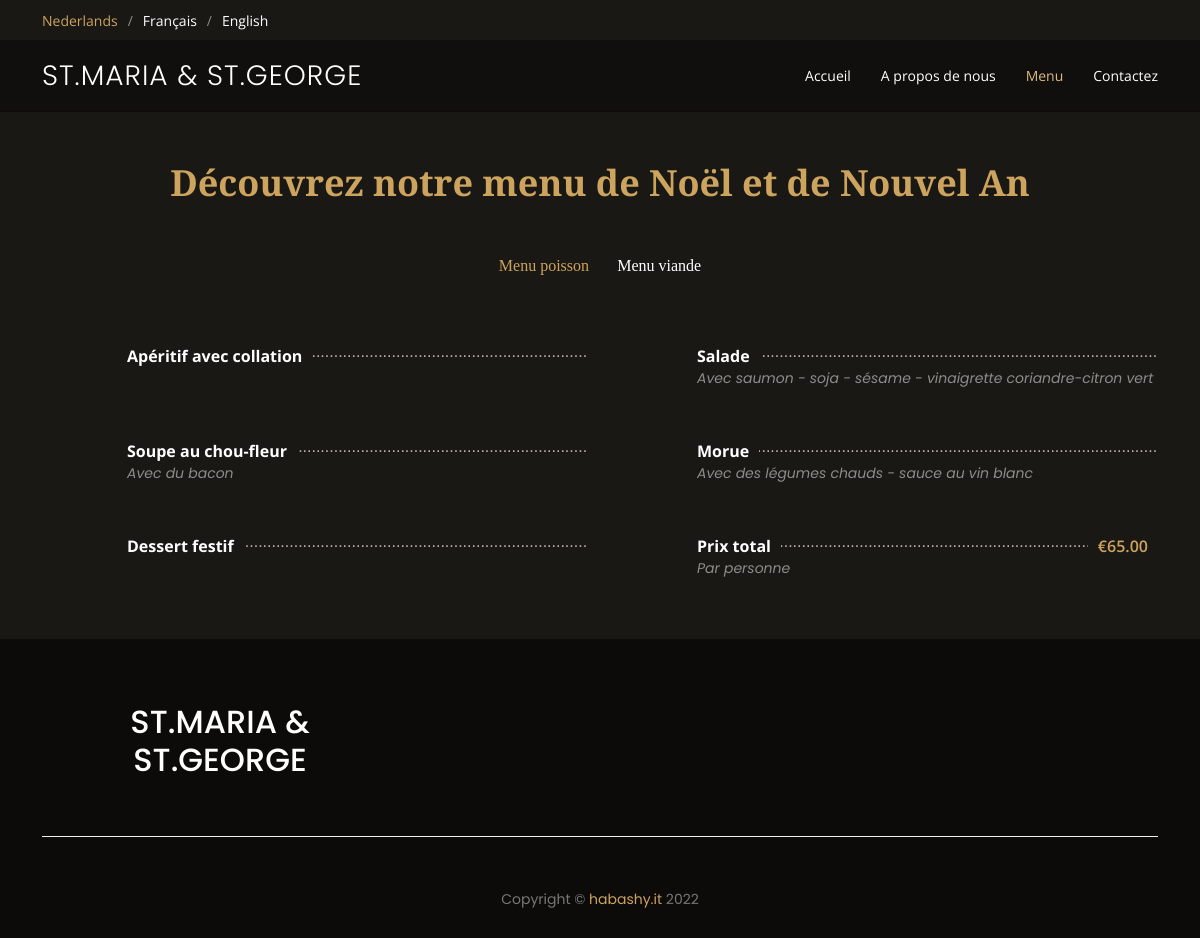
The app's page /kerstmenu_fr with its own data.
### __init__.py (models this page shows)
class CategoryFRPromo(db.Model):
	cat_id = db.Column(db.Integer, primary_key=True)
	name = db.Column(db.String(250), nullable=False)
	foods = db.relationship("FoodFRPromo", backref="category_fr_promo")

class FoodFRPromo(db.Model):
	id = db.Column(db.Integer, primary_key=True)
	name = db.Column(db.String(250), nullable=False)
	description = db.Column(db.String(250), nullable=True)
	price = db.Column(db.DECIMAL(5, 2), nullable=True)
	cat_id = db.Column(db.Integer, db.ForeignKey("category_fr_promo.cat_id"))

### __init__.py (the view)
@app.route('/kerstmenu_fr')
def kerstmenu_fr():
	return flask.render_template("promoMenuFR.html",
								 all_cat=db.session.query(CategoryFRPromo).all(),
								 food_list=db.session.query(FoodFRPromo))

### templates/promoMenuFR.html (shortened to what this page needs)
<!DOCTYPE html>
<html lang="en">
<head>
    <link rel="stylesheet" type="text/css" href="https://cdn.plyr.io/3.6.8/plyr.css" media="all">
    <link href="../static/assets/vendor/animate.css/animate.min.css" rel="stylesheet">
    <link href="../static/assets/vendor/aos/aos.css" rel="stylesheet">
    <link href="../static/assets/vendor/bootstrap/css/bootstrap.min.css" rel="stylesheet">
    <link href="../static/assets/vendor/bootstrap-icons/bootstrap-icons.css" rel="stylesheet">
    <link href="../static/assets/vendor/boxicons/css/boxicons.min.css" rel="stylesheet">
    <link href="../static/assets/vendor/glightbox/css/glightbox.min.css" rel="stylesheet">
    <link href="../static/assets/vendor/swiper/swiper-bundle.min.css" rel="stylesheet">
    <link href="../static/assets/css/style.css" rel="stylesheet">
<body>
<div id="topbar" class="d-flex align-items-center fixed-top">
    <div class="container d-flex justify-content-center justify-content-md-between">
        <div class="languages d-none d-md-flex align-items-center">
            <ul>
                <li>Nederlands</li>
                <li><a href="{{url_for('fr')}}">Français</a></li>
                <li><a href="{{url_for('eng')}}">English</a></li>
            </ul>
        </div>
    </div>
</div>
<header id="header" class="fixed-top d-flex align-items-center">
    <div class="container-fluid container-xl d-flex align-items-center justify-content-lg-between">
        <h1 class="logo me-auto me-lg-0"><a href="{{url_for('nl')}}">St.Maria & St.George</a></h1>
        <nav id="navbar" class="navbar order-last order-lg-0">
            <ul>
                <li><a class="nav-link scrollto" href="{{url_for('fr')}}#hero">Accueil</a></li>
                <li><a class="nav-link scrollto" href="{{url_for('fr')}}#about">A propos de nous</a></li>
                <li><a class="nav-link scrollto active" href="{{url_for('menu_fr')}}">Menu</a></li>
                <li><a class="nav-link scrollto" href="{{url_for('fr')}}#contact">Contactez</a></li>
            </ul>
        </nav>
    </div>
</header>
<main id="main">
    <section id="menu" class="menu section-bg">
        <div class="container pt-5" data-aos="fade-up">
            <div class="section-title text-sm-center pt-5">
                <p>Découvrez notre menu de Noël et de Nouvel An</p>
            </div>
            <div class="row" data-aos="fade-up" data-aos-delay="100">
                <div class="col-lg-12 d-flex justify-content-center">
                    <ul id="menu-filters">
                        {% for cat in all_cat %}
                            <li data-filter=".filter-{{cat.name.replace(' ', '-').replace('&','-')}}" class="">{{cat.name}}</li>
                        {% endfor %}
                    </ul>
                </div>
            </div>
            <div class="row menu-container" data-aos="fade-up" data-aos-delay="200">
                {% for cat in all_cat %}
                {% set food_list = food_list.filter_by(cat_id=cat.cat_id).all() %}
                {% for food_item in food_list %}
                    <div class="col-lg-6 menu-item filter-{{cat.name.replace(' ', '-').replace('&','-').replace('|','-')}}">
                        <div class="menu-content">
                                <a href="#">{{food_item.name}}</a>
	                        {% if food_item.price %}
		                        <span>€{{food_item.price}}</span>
	                        {% endif %}
                        </div>
                        <div class="menu-ingredients">
                            {% if food_item.description %}
                                {{food_item.description}}
                            {% endif %}
                        </div>
                    </div>
                    {% endfor %}
                {% endfor %}
            </div>
        </div>
    </section>
</main>
{% include "footer.html" %}

### static/assets/css/style.css (style rules this page uses)
body { font-family: "Open Sans", sans-serif; background: #0c0b09; color: #fff; }
a { color: #cda45e; text-decoration: none; }
#topbar { height: 40px; font-size: 14px; transition: all 0.5s; z-index: 996; }
#topbar .languages ul { display: flex; flex-wrap: wrap; list-style: none; padding: 0; margin: 0; color: #cda45e; }
#topbar .languages ul a { color: white; }
#topbar .languages ul li + li { padding-left: 10px; }
#topbar .languages ul li + li::before { display: inline-block; padding-right: 10px; color: rgba(255, 255, 255, 0.5); content: "/"; }
#header { background: rgba(12, 11, 9, 0.6); border-bottom: 1px solid rgba(12, 11, 9, 0.6); transition: all 0.5s; z-index: 997; padding: 15px 0; top: 40px; }
#header .logo { font-size: 28px; margin: 0; padding: 0; line-height: 1; font-weight: 300; letter-spacing: 1px; text-transform: uppercase; font-family: "Poppins", sans-serif; }
#header .logo a { color: #fff; }
.navbar { padding: 0; }
.navbar ul { margin: 0; padding: 0; display: flex; list-style: none; align-items: center; }
.navbar li { position: relative; }
.navbar a, .navbar a:focus { display: flex; align-items: center; justify-content: space-between; padding: 10px 0 10px 30px; color: #fff; white-space: nowrap; transition: 0.3s; font-size: 14px; }
.navbar a:hover, .navbar .active, .navbar .active:focus, .navbar li:hover > a { color: #d9ba85; }
section { padding: 60px 0; overflow: hidden; }
.section-bg { background-color: #1a1814; }
.section-title { padding-bottom: 40px; }
.section-title p { margin: 0; margin: 0; font-size: 36px; font-weight: 700; font-family: "Playfair Display", serif; color: #cda45e; }
.menu #menu-filters { padding: 0; margin: 0 auto 0 auto; list-style: none; text-align: center; border-radius: 50px; }
.menu #menu-filters li { cursor: pointer; display: inline-block; padding: 8px 12px 10px 12px; font-size: 16px; font-weight: 500; line-height: 1; color: #fff; margin-bottom: 10px; transition: all ease-in-out 0.3s; border-radius: 50px; font-family: "Playfair Display", serif; }
.menu #menu-filters li:hover, .menu #menu-filters li.filter-active { color: #cda45e; }
.menu #menu-filters li:last-child { margin-right: 0; }
.menu .menu-item { margin-top: 50px; }
.menu .menu-content { margin-left: 85px; overflow: hidden; display: flex; justify-content: space-between; position: relative; }
.menu .menu-content::after { content: "......................................................................" "...................................................................." "...................................................................."; position: absolute; left: 20px; right: 0; top: -4px; z-index: 1; color: #bab3a6; font-family: Arial, "Helvetica Neue", Helvetica, sans-serif; }
.menu .menu-content a { padding-right: 10px; background: #1a1814; position: relative; z-index: 3; font-weight: 700; color: white; transition: 0.3s; }
.menu .menu-content span { background: #1a1814; position: relative; z-index: 3; padding: 0 10px; font-weight: 600; color: #cda45e; }
.menu .menu-ingredients { margin-left: 85px; font-style: italic; font-size: 14px; font-family: "Poppins", sans-serif; color: rgba(255, 255, 255, 0.5); }

### records on screen
CategoryFRPromo: name "Menu poisson"
CategoryFRPromo: name "Menu viande"
FoodFRPromo: name "Apéritif avec collation"
FoodFRPromo: name "Salade", description "Avec saumon - soja - sésame - vinaigrette coriandre-citron vert"
FoodFRPromo: name "Soupe au chou-fleur", description "Avec du bacon"
FoodFRPromo: name "Morue", description "Avec des légumes chauds - sauce au vin blanc"
FoodFRPromo: name "Dessert festif"
FoodFRPromo: name "Prix total", price "65.00", description "Par personne"
